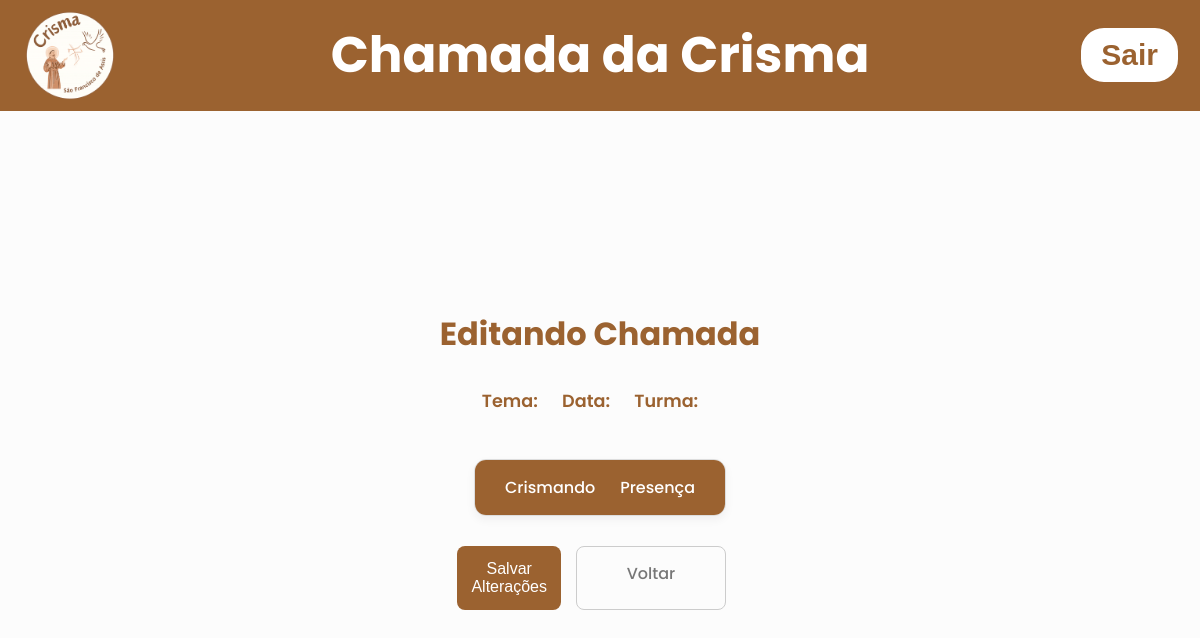
/editattendanceview?turma_id=11 (signed in), run on an earlier commit of the app's database.
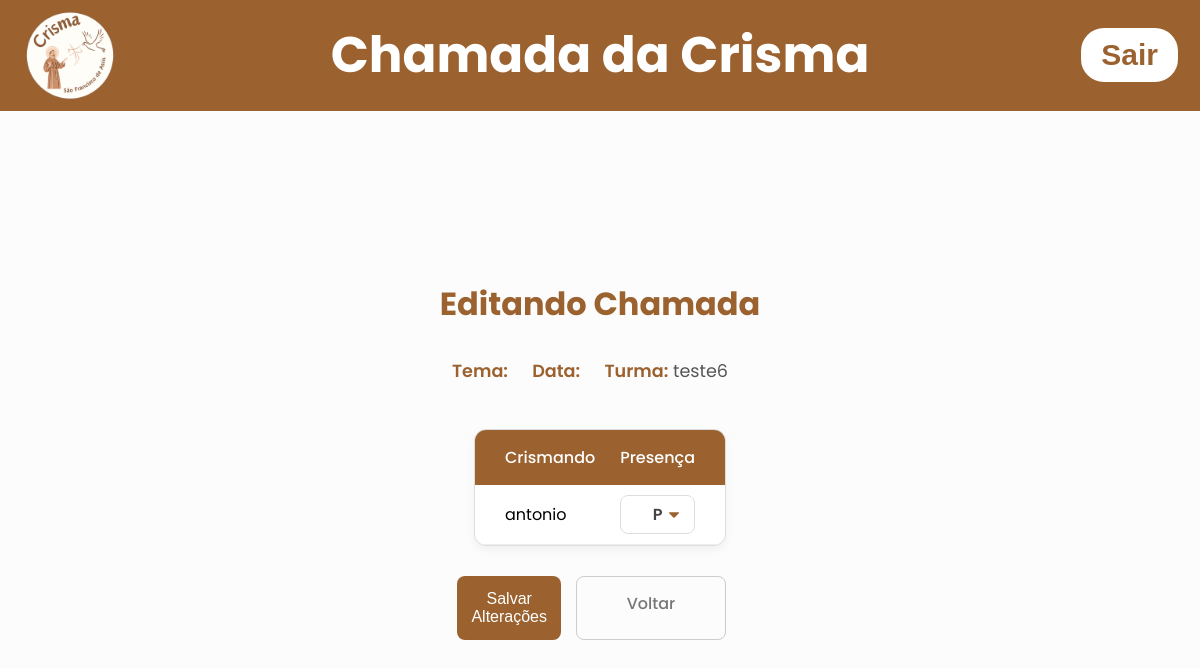
And on a later commit of the database.
### tables this page shows
CREATE TABLE turmas (
    id INTEGER PRIMARY KEY AUTOINCREMENT,
    turma_name TEXT NOT NULL UNIQUE
);

CREATE TABLE crismandos (
    id INTEGER PRIMARY KEY AUTOINCREMENT,
    name TEXT UNIQUE NOT NULL,
    turma_id INTEGER NOT NULL,
    created_at TEXT DEFAULT CURRENT_TIMESTAMP,
    FOREIGN KEY (turma_id) REFERENCES turmas(id)
);

### app.py (the view)
@app.get('/editattendanceview')
def edit_attendance_view():
    if 'loged_user' not in session:
        return render_template('index.html')
    encontro_id = request.args.get('encontro_id')
    turma_id = request.args.get('turma_id')
    with get_conn() as conn:
        cur = conn.cursor()
        cur.execute("SELECT id, tema, meeting_date FROM meetings WHERE id = ?", (encontro_id,))
        encontro = cur.fetchone()
        cur.execute("SELECT id, turma_name FROM turmas WHERE id = ?", (turma_id,))
        turma = cur.fetchone()
        cur.execute("""
            SELECT c.id, c.name, a.status
            FROM crismandos c
            LEFT JOIN attendance a ON c.id = a.crismando_id AND a.meeting_id = ?
            WHERE c.turma_id = ?
            ORDER BY c.name
        """, (encontro_id, turma_id))
        lista_presenca = cur.fetchall()
    return render_template('edit_attendance_view.html',
                           encontro=encontro,
                           turma=turma,
                           lista_presenca=lista_presenca)

### app.py (called while the page is built)
def get_conn():
    conn = sqlite3.connect("data/dataBase.db")
    conn.row_factory = sqlite3.Row
    return conn

### templates/edit_attendance_view.html (shortened to what this page needs)
<!DOCTYPE html>
<html lang="pt-br">
<head>
    <link rel="stylesheet" href="{{url_for('static', filename='css/stylehomepage.css')}}">
    <link rel="stylesheet" href="{{url_for('static', filename='css/styleedit_attendance_view.css')}}">
</head>
<body>
    <header>
        <div class="header-left">
            <img src="{{url_for('static', filename='images/logocrismamaior.png')}}" alt="Logo da crisma" class="logo">
            <h1 class="title-center" onclick="window.location.href='/homepage'">Chamada da Crisma</h1>
        </div>
        <form action="{{url_for('logout_user')}}" method="post">
            <button class="button-logout">Sair</button>
        </form>
    </header>
    <div class="container-principal">
        <h1>Editando Chamada</h1>
        <div class="info-chamada">
            <p><strong>Tema:</strong> {{ encontro.tema }}</p>
            <p><strong>Data:</strong> {{ encontro.meeting_date }}</p>
            <p><strong>Turma:</strong> {{ turma.turma_name }}</p>
        </div>
        <form action="{{ url_for('save_attendance_edit') }}" method="post">
            <div class="table-container">
                <table>
                    <thead>
                        <tr>
                            <th>Crismando</th>
                            <th>Presença</th>
                        </tr>
                    </thead>
                    <tbody>
                        {% for item in lista_presenca %}
                        <tr>
                            <td>{{ item.name }}</td>
                            <td>
                                <select name="status_{{ item.id }}">
                                    <option value="0" {% if item.status == 0 %}selected{% endif %}>P</option>
                                </select>
                            </td>
                        </tr>
                        {% endfor %}
                    </tbody>
                </table>
            </div>
            <div class="actions">
                <button type="submit" class="btn-confirm">Salvar Alterações</button>
                <a href="{{ url_for('edit_attendance') }}" class="btn-cancel">Voltar</a>
            </div>
        </form>
    </div>
</body>
</html>

What changed in the data, as far as the page shows it:
added turmas: turma_name "teste6"
added crismandos: name "antonio", id "P"
